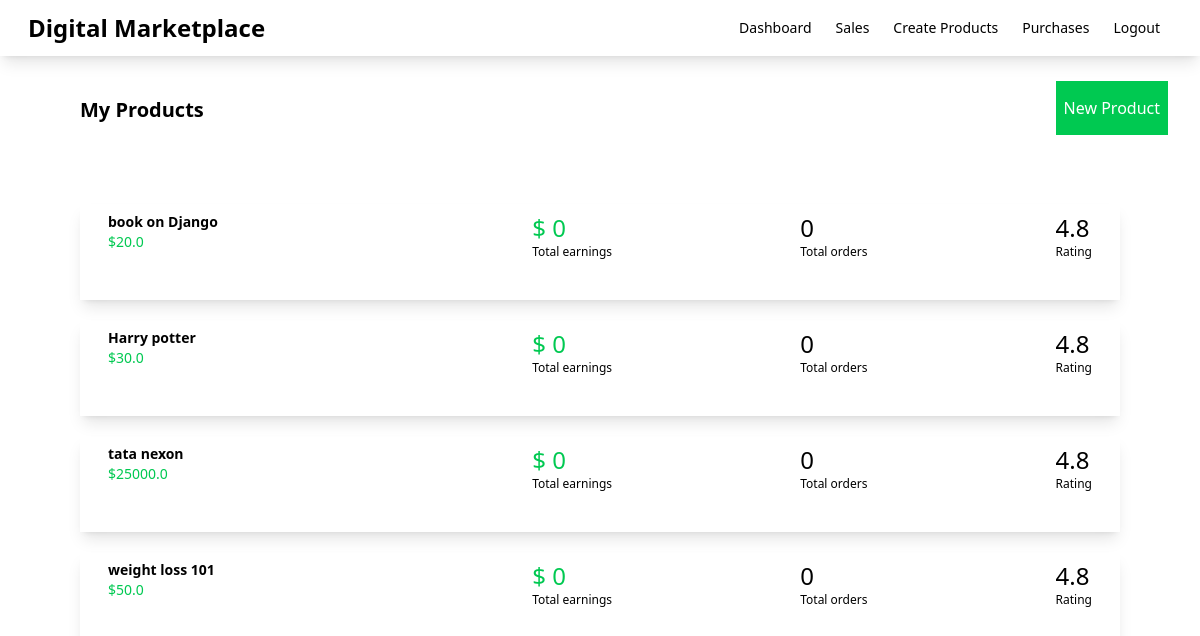
The page /dashboard (signed in) on the database its author committed.
### myapp/models.py (models this page shows)
class Product(models.Model):
    seller = models.ForeignKey(User, on_delete=models.CASCADE)
    name = models.CharField(max_length=100)
    description = models.CharField(max_length=100)
    price = models.FloatField()
    file = models.FileField(upload_to='uploads')
    total_sales_amount = models.IntegerField(default=0)
    total_sales = models.IntegerField(default=0)

### myapp/views.py (the view)
# urls.py: path('dashboard',views.dashboard,name='dashboard'),
def dashboard(request):
    products = Product.objects.filter(seller=request.user)
    return render(request, 'myapp/dashboard.html',{'products':products})

### myapp/templates/myapp/dashboard.html (shortened to what this page needs)
{% extends 'myapp/base.html' %}
{% block body %}
    <div class="flex justify-between">
        <div class="ml-20 mt-10 font-bold text-xl">My Products</div>
        <div class="ml-20 mt-10">
            <a class="bg-green-500 text-white px-2 py-4 mr-8" href="{% url 'createproduct' %}">New Product</a>
        </div>
    </div>
    <div class="products-container p-10 m-5">
        {% for product in products %}
        <div class="flex shadow-lg m-5 p-2 justify-between">
            <div class="flex w-1/4">
                <div class="relative group">
                    <a href="{% url 'editproduct' product.id %}">
                <div class="ml-5">
                    <div class="font-bold text-sm"> {{ product.name }}</div>
                    <div class="text-sm text-green-500">${{ product.price }}</div>
                </div>
                </a>
            </div>
            </div>
            <div>
                <div class="text-2xl text-green-500">$ {{ product.total_sales_amount }}</div>
                <div class="text-xs">Total earnings</div>
            </div>
            <div>
                <div class="text-2xl">{{ product.total_sales }}</div>
                <div class="text-xs">Total orders</div>
            </div>
            <div class="pr-5">
                <div class="text-2xl">4.8</div>
                <div class="text-xs">Rating</div>
            </div>
        </div>
        {% endfor %}
    </div>
{% endblock %}

### rows shown on the page
Product: name "book on Django", price "20.0", total_sales_amount "0", total_sales "0"
Product: name "Harry potter", price "30.0", total_sales_amount "0", total_sales "0"
Product: name "tata nexon", price "25000.0", total_sales_amount "0", total_sales "0"
Product: name "weight loss 101", price "50.0", total_sales_amount "0", total_sales "0"
